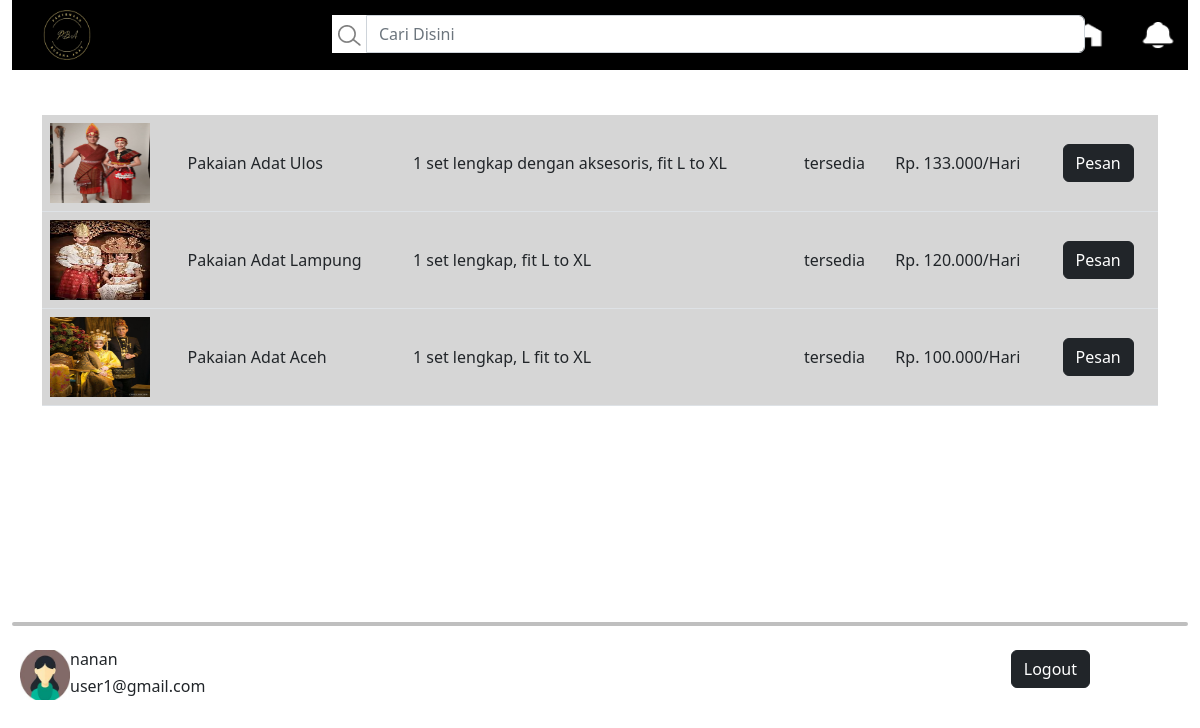
/cost_masuk.php, run on the app's committed database.
### tables this page shows
CREATE TABLE `produk` (
  `Id_Produk` int(11) NOT NULL,
  `Nama_Produk` varchar(255) NOT NULL,
  `Deskripsi_Produk` varchar(255) NOT NULL,
  `Harga_Sewa_perHari` int(100) NOT NULL,
  `Stok` varchar(50) NOT NULL,
  `foto` varchar(100) NOT NULL
);

CREATE TABLE `pelanggan` (
  `Id_pelanggan` int(25) NOT NULL,
  `Email` varchar(255) NOT NULL,
  `Nama` varchar(255) NOT NULL,
  `Alamat` varchar(255) DEFAULT NULL,
  `No_telp` varchar(100) DEFAULT NULL
);

### cost_masuk.php (the view, shortened to what this page needs)
<?php
include 'koneksi.php';
$sql = "SELECT * FROM produk";
$result = mysqli_query($conn, $sql);
$sql2 = "SELECT * FROM pelanggan WHERE Id_pelanggan = 4";
$result2 = mysqli_query($conn, $sql2);
$test = mysqli_fetch_assoc($result2);
?>
<!DOCTYPE html>
<html lang="en">
<head>
    <link rel="stylesheet" href="css/style.css">
    <link href="https://cdn.jsdelivr.net/npm/bootstrap@5.2.3/dist/css/bootstrap.min.css" rel="stylesheet">
</head>
<body>
    <div class="container-fluid">
        <ul class="ul-nav">
            <li class="li-nav-2"><a href="cost_masuk.php"><img src="img/logo.png" alt="logo" width="70" height="50"></a></li>
            <li class="li-nav-2" style="position:absolute; left:26%; top:5px"><div class="input-group mb-3" ><button style="background-color: white; border:none" class="image-button"><img src="img/search.png" alt="search"></button><input  type="text" class="form-control" placeholder="Cari Disini" aria-label="Username" aria-describedby="basic-addon1" size="70"></div></a></li>
            <li class="li-nav-2" style="float:right; margin-top:10px"><a href="cost_notifikasi.php"><img src="img/notif.png" alt="logo" width="40" height="30"></a></li>
            <li class="li-nav-2" style="float:right; margin-top:10px"><a href="cost_masuk.php"><img src="img/home.png" alt="logo" width="40" height="30"></a></li>
            <li class="li-nav-2" style="float:right; margin-top:10px"><a href="cost_akun.php"><img src="img/acc.png" alt="logo" width="40" height="30"></a></li>
            <li class="li-nav-2" style="float:right; margin-top:12px"><a href="cost_keranjang.php"><img src="img/basket.png" alt="logo" width="30" height="25"></a></li>
        </ul>
    </div>
    <div class="container">
        <br>
        <div class="table-responsive">
            <table class="table align-middle">
                <thead>
                    <tr class="hideme">
                    </tr>
                </thead>
                <tbody>
                <?php while ($fetch = mysqli_fetch_assoc($result)) { ?>
                    <tr style="background-color: #3333;">
                        <td><img src = "img/<?php echo $fetch['foto']?>" height = "80" width = "100"/></td>
                        <td><?php echo $fetch['Nama_Produk']?></td>
                        <td><?php echo $fetch['Deskripsi_Produk']?></td>
                        <td><?php echo $fetch['Stok']?></td>
                        <td><?php echo 'Rp. '.$fetch['Harga_Sewa_perHari'].'.000/Hari'?></td>
                        <td>
                            <a href="cost_keranjang_data.php?Id_Produk=<?php echo $fetch['Id_Produk']; ?>" class="btn btn-dark">Pesan</a>
                        </td>
                    </tr>
                    <?php } ?>
                </tbody>
            </table>
    </div>
    </div>
    <footer class="login-box" style="margin-top: 180px">
    <div class="container-xxl">
        <div><hr style="border: 2px solid black; border-radius: 5px"></div>
        <div class="d-inline-flex p-2" >
            <img src="img/profile_2.png" alt="foto"  width="50" height="50">
            <div class="d-flex flex-column mb-3" style="height: 1px">
            <h6><?php echo $test['Nama']; ?></h6>
            <h6><?php echo $test['Email']; ?></h6>
            </div>
            <div><a href="cost_home.php" style="position:absolute; right:110px" class="btn btn-dark">Logout</a></div>
        </div>
    </div>
    </footer>
</body>
</html>

### css/style.css (style rules this page uses)
.ul-nav { list-style-type: none; margin: 0; padding: 0; overflow: hidden; background-color: black; }
li { padding: 10px; }
.li-nav-2 { float: left; padding-left: 20px; }
.container { padding: 20px; align-items: end; }
.hideme { height: 1px; border: none }

### data on the page
produk: foto (picture), Nama_Produk "Pakaian Adat Ulos", Deskripsi_Produk "1 set lengkap dengan aksesoris, fit L to XL", Stok "tersedia", Harga_Sewa_perHari "133"
produk: foto (picture), Nama_Produk "Pakaian Adat Lampung", Deskripsi_Produk "1 set lengkap, fit L to XL", Stok "tersedia", Harga_Sewa_perHari "120"
produk: foto (picture), Nama_Produk "Pakaian Adat Aceh", Deskripsi_Produk "1 set lengkap, L fit to XL", Stok "tersedia", Harga_Sewa_perHari "100"
pelanggan: Nama "nanan", Email "user1@gmail.com"
